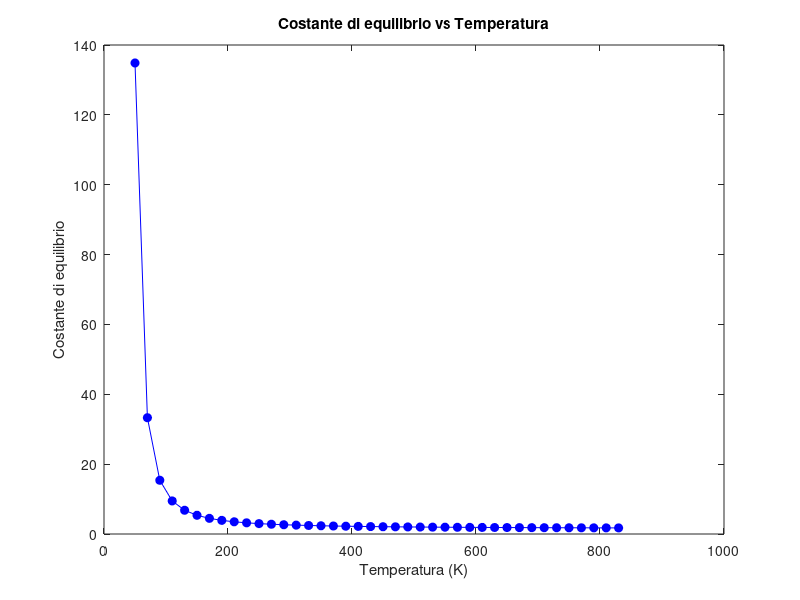
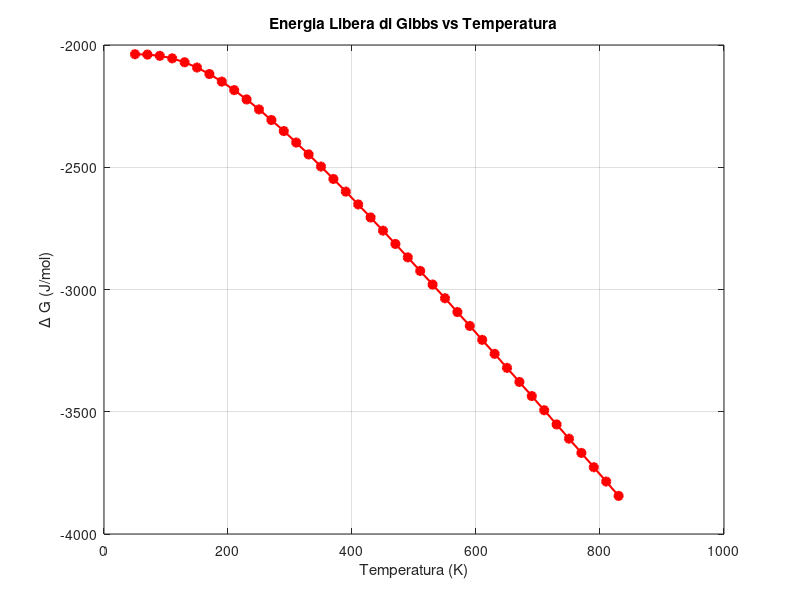

Write the MATLAB code that produced these figures, in order.
% Dati: Temperatura (K), Kp e deltaG
T = [50 70 90 110 130 150 170 190 210 230 250 270 290 310 330 350 370 390 410 430 450 470 490 510 530 550 570 590 610 630 650 670 690 710 730 750 770 790 810 830];
Kp = [134.855 33.297 15.384 9.466 6.798 5.357 4.481 3.902 3.497 3.199 2.973 2.796 2.654 2.538 2.441 2.360 2.290 2.230 2.178 2.132 2.091 2.055 2.023 1.994 1.967 1.943 1.921 1.901 1.882 1.865 1.849 1.834 1.821 1.808 1.796 1.785 1.774 1.764 1.755 1.746];
deltaG = [-2037.695 -2039.131 -2044.270 -2054.598 -2070.604 -2092.127 -2118.682 -2149.674 -2184.504 -2222.611 -2263.506 -2306.763 -2352.029 -2399.004 -2447.444 -2497.133 -2547.911 -2599.624 -2652.157 -2705.402 -2759.275 -2813.705 -2868.625 -2923.989 -2979.742 -3035.841 -3092.258 -3148.961 -3205.917 -3263.106 -3320.507 -3378.105 -3435.878 -3493.803 -3551.883 -3610.099 -3668.428 -3726.878 -3785.430 -3844.074];

figure;  % Crea una nuova finestra
plot(T, Kp, 'bo-', 'MarkerFaceColor', 'b');  % Dati e grafico
xlabel('Temperatura (K)');
ylabel('Costante di equilibrio');
title('Costante di equilibrio vs Temperatura');


% Seconda figura: deltaG vs Temperatura
figure; % Crea una nuova finestra per il secondo grafico
plot(T, deltaG, 'ro-', 'MarkerFaceColor', 'r', 'LineWidth', 1.5);
xlabel('Temperatura (K)');
ylabel('\Delta G (J/mol)');
title('Energia Libera di Gibbs vs Temperatura');
grid on;
